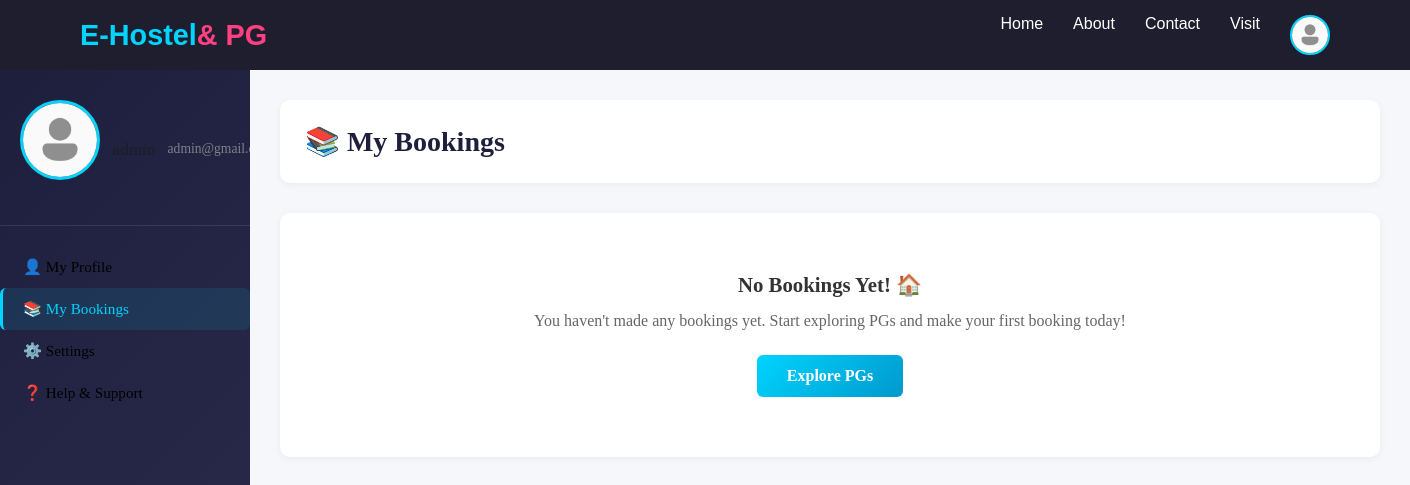
/user/my-bookings/ (signed in), run on an earlier commit of the app's database.
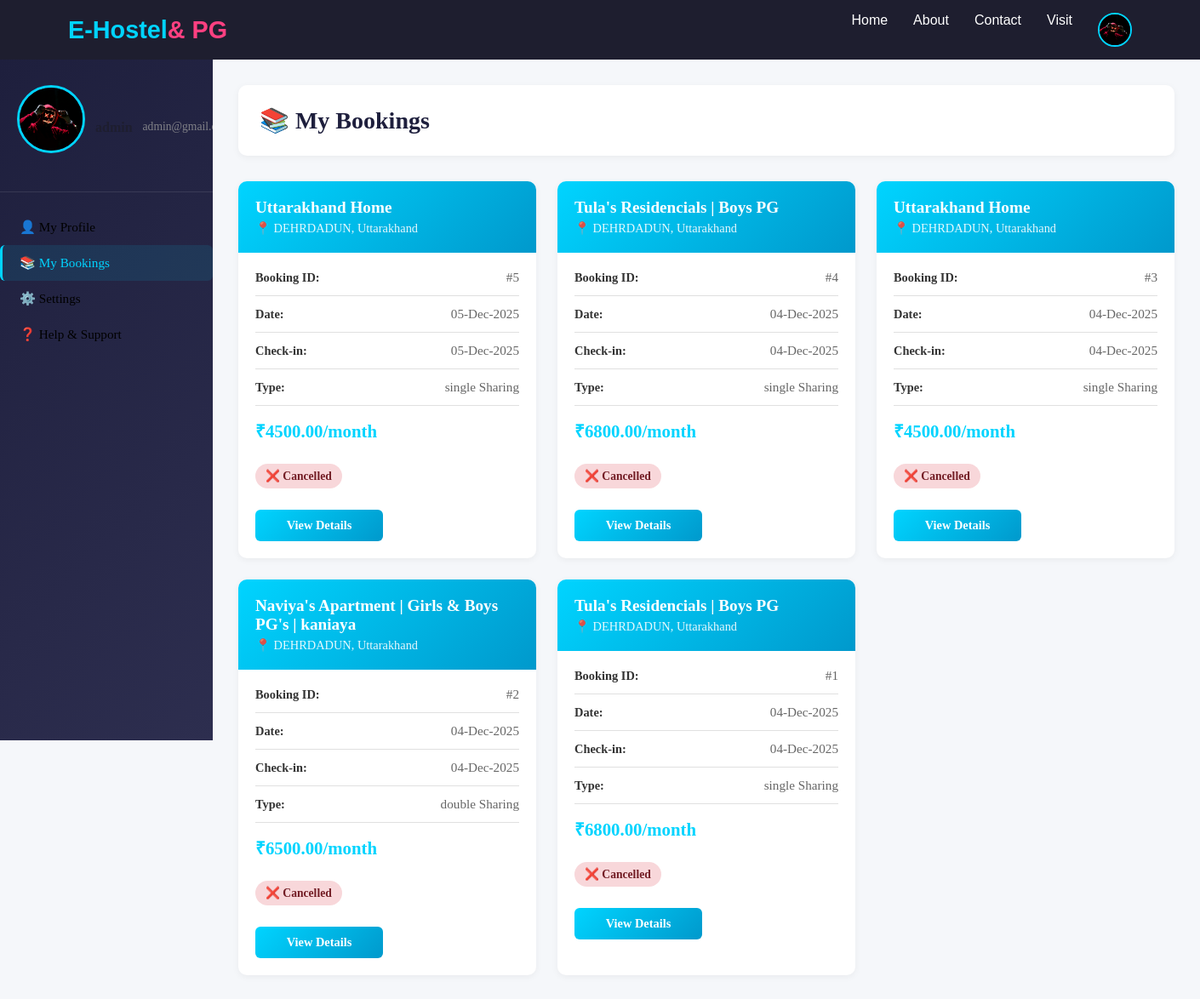
And on a later commit of the database.
### users/models.py (models this page shows, shortened)
class MyUser(AbstractBaseUser):
    email = models.EmailField(
        verbose_name="Email Address",
        max_length=255,
        unique=True,
    )
    username = models.CharField(max_length=50,unique=True)
    first_name = models.CharField(max_length=50)
    last_name = models.CharField(max_length=50)
    gender = models.CharField(max_length=30,blank=True,null=True, choices=[
        ('male','Male'),
        ('female','Female'),
    ])
    date_of_birth = models.DateField(blank=True, null=True)
    phone =  models.CharField(max_length=15,unique=True )
    profile_image = models.ImageField(upload_to='profile_images/', blank=True, null=True)
    is_owner = models.BooleanField(default=False)
    aadhar_card = models.CharField(max_length=20, unique=True, blank=True, null=True)
    address = models.TextField(blank=True, null=True)
    city = models.CharField(max_length=100, blank=True, null=True)
    state = models.CharField(max_length=100, blank=True, null=True)
    pin_code = models.CharField(max_length=10, blank=True, null=True)
    date_joined = models.DateTimeField(auto_now_add=True,blank=True)
    last_login = models.DateTimeField(auto_now_add=True)
    is_admin = models.BooleanField(default=False)
    is_staff = models.BooleanField(default=False)
    is_active = models.BooleanField(default=False)
    is_superadmin = models.BooleanField(default=False)
    objects = MyUserManager()
    USERNAME_FIELD = "email"
    REQUIRED_FIELDS = ["username","first_name", "last_name", "date_of_birth"]

### pgs/models.py (models this page shows, shortened)
class Booking(models.Model):
    STATUS_CHOICES = [
        ('pending', 'Pending Payment'),
        ('confirmed', 'Confirmed'),
        ('cancelled', 'Cancelled'),
        ('completed', 'Completed'),
    ]
    tenant = models.ForeignKey(Users, on_delete=models.CASCADE, related_name='bookings')
    pg = models.ForeignKey(PgListing, on_delete=models.CASCADE, related_name='bookings')
    booking_date = models.DateTimeField(auto_now_add=True)
    check_in_date = models.DateField()
    check_out_date = models.DateField(blank=True, null=True)
    amount = models.DecimalField(max_digits=10, decimal_places=2)
    status = models.CharField(max_length=20, choices=STATUS_CHOICES, default='pending')
    visit_later = models.BooleanField(default=False)
    qr_code = models.ImageField(upload_to='qr_codes/', blank=True, null=True)
    phonepe_upi = models.CharField(max_length=100, blank=True, null=True)
    payment_id = models.CharField(max_length=100, blank=True, null=True)
    payment_confirmed_date = models.DateTimeField(blank=True, null=True)
    created_at = models.DateTimeField(auto_now_add=True)
    updated_at = models.DateTimeField(auto_now=True)
    class Meta:
        ordering = ['-booking_date']

class PgListing(models.Model):
    owner = models.ForeignKey(Users, on_delete=models.CASCADE)
    title = models.CharField(max_length=100)
    slug = models.SlugField(max_length=200,unique=True)
    description = models.TextField()
    address = models.CharField(max_length=255)
    city = models.CharField(max_length=100)
    state = models.CharField(max_length=100)
    pin_code = models.CharField(max_length=10)
    price_per_month = models.DecimalField(max_digits=10, decimal_places=2)
    available_from = models.DateField(auto_now_add=False)
    is_available = models.BooleanField(default=True)
    type_of_pg = models.CharField(max_length=20,blank=True,null=True, choices=[
        ('boys','Boys'),
        ('girls','Girls'),
        ('coed','Coed'),
        ('family','Family')
    ])
    amenities = models.TextField(help_text="Comma-separated list of amenities", blank=True, null=True)
    sharing_type = models.CharField(max_length=20, choices=[
        ('single','Single'),
        ('double','Double'),
        ('triple','Triple'),
        ('quad','Quad'),
    ])
    created_at = models.DateTimeField(auto_now_add=True)
    updated_at = models.DateTimeField(auto_now=True)

### users/views.py (the view)
# urls.py: path('my-bookings/', views.my_bookings, name='my_bookings'),
def my_bookings(request):
    if not request.user.is_authenticated:
        return redirect('user_login')
    bookings = []
    context = {'bookings': bookings, 'page': 'bookings'}
    return render(request, 'users/dashboard/my_bookings.html', context)

### users/context_processors.py (called while the page is built)
def booking_counts(request):
    pending = 0
    confirmed = 0
    user = getattr(request, 'user', None)
    if user and user.is_authenticated:
        pending = Booking.objects.filter(tenant=user, status='pending').count()
        confirmed = Booking.objects.filter(tenant=user, status='confirmed').count()
    return {
        'pending_bookings_count': pending,
        'confirmed_bookings_count': confirmed,
    }

### templates/users/dashboard/my_bookings.html (shortened to what this page needs)
{% extends 'base.html' %}
{% load static %}
{% block content %}
<div class="dashboard-container">
  <div class="sidebar">
    <div class="sidebar-header">
      {% if user.profile_image %}
        <img src="{{ user.profile_image.url }}" alt="Profile" class="sidebar-avatar">
      {% else %}
        <img src="{% static 'images/user.png' %}" alt="Profile" class="sidebar-avatar">
      {% endif %}
      <p class="sidebar-name">{{ user.first_name|default:user.username }}</p>
      <p class="sidebar-email">{{ user.email }}</p>
    </div>
    <ul class="sidebar-menu">
      <li>
        <a href="{% url 'my_profile' %}">
          <span>👤 My Profile</span>
        </a>
      </li>
      <li>
        <a href="{% url 'my_bookings_list' %}" class="active">
          <span>📚 My Bookings</span>
        </a>
      </li>
      <li>
        <a href="{% url 'settings' %}">
          <span>⚙️ Settings</span>
        </a>
      </li>
      <li>
        <a href="{% url 'help_support' %}">
          <span>❓ Help & Support</span>
        </a>
      </li>
    </ul>
  </div>
  <div class="main-content">
    <div class="content-header">
      <h2>📚 My Bookings</h2>
    </div>
    {% if user.bookings.all %}
      <div class="bookings-grid">
        {% for booking in user.bookings.all %}
          <div class="booking-card">
            <div class="booking-card-header">
              <h3>{{ booking.pg.title }}</h3>
              <p>📍 {{ booking.pg.city }}, {{ booking.pg.state }}</p>
            </div>
            <div class="booking-card-body">
              <div class="booking-info">
                <span class="booking-label">Booking ID:</span>
                <span class="booking-value">#{{ booking.id }}</span>
              </div>
              <div class="booking-info">
                <span class="booking-label">Date:</span>
                <span class="booking-value">{{ booking.booking_date|date:"d-M-Y" }}</span>
              </div>
              <div class="booking-info">
                <span class="booking-label">Check-in:</span>
                <span class="booking-value">{{ booking.check_in_date|date:"d-M-Y" }}</span>
              </div>
              <div class="booking-info">
                <span class="booking-label">Type:</span>
                <span class="booking-value">{{ booking.pg.sharing_type }} Sharing</span>
              </div>
              <div class="booking-amount">
                ₹{{ booking.amount }}/month
              </div>
              {% if booking.status == 'pending' %}
                <span class="status-badge-card status-pending">⏳ Pending Payment</span>
              {% elif booking.status == 'confirmed' %}
                <span class="status-badge-card status-confirmed">✅ Confirmed</span>
              {% elif booking.status == 'cancelled' %}
                <span class="status-badge-card" style="background: #f8d7da; color: #721c24;">❌ Cancelled</span>
              {% endif %}
              <div class="booking-actions">
                <a href="{% url 'booking_confirmation' booking.id %}" class="btn-action btn-view">
                  View Details
                </a>
              </div>
            </div>
          </div>
        {% endfor %}
      </div>
    {% else %}
      <div class="no-bookings">
        <h3>No Bookings Yet! 🏠</h3>
        <p>You haven't made any bookings yet. Start exploring PGs and make your first booking today!</p>
        <a href="{% url 'pgs' %}" class="btn-explore">Explore PGs</a>
      </div>
    {% endif %}
  </div>
</div>
{% endblock %}

### templates/base.html (shortened to what this page needs)
{% load static %}
<!DOCTYPE html>
<html lang="en">
<head>
  {% block link %}
  <link rel="stylesheet" href="{% static 'css/nav.css' %}">
  {% endblock %}
</head>
<body>
{% include "includes/nav.html" %}
{% block content %}{% endblock %}
</body>
</html>

### templates/includes/nav.html (shortened to what this page needs)
{% load static %}
<nav class="navbar">
  <a class="logo" href="{% url 'home' %}">
    <div class="logo">E-Hostel<span>& PG</span></div>
  </a>
  <ul class="nav-links">
    {% if user.is_authenticated %}
      <li><a href="{% url 'home'%}">Home</a></li>
      <li><a href="{% url 'about' %}">About</a></li>
      <li><a href="{% url 'contact' %}">Contact</a></li>
      <li><a href="#">Visit</a></li>
      <li class="user-profile">
        <div class="profile-container" id="profileToggle">
          {% if user.profile_image %}
            <img src="{{ user.profile_image.url }}" alt="Profile" class="profile-img">
          {% else %}
            <img src="{% static 'images/user.png' %}" alt="Profile" class="profile-img">
          {% endif %}
        </div>
      </li>
    {% else %}
      <li><a href="{% url 'about' %}">About</a></li>
      <li><a href="{%url 'user_login'%}">Login</a></li>
      <li><a href="{%url 'signup'%}">Signup</a></li>
    {% endif %}
  </ul>
</nav>

### PgFinder/static/css/nav.css (style rules this page uses)
* { margin: 0; padding: 0; box-sizing: border-box; }
.navbar { background-color: #1e1e2f; color: white; display: flex; justify-content: space-between; align-items: center; padding: 15px 80px; font-family: 'Poppins', sans-serif; }
.logo { font-size: 1.8rem; font-weight: 700; color: #00d4ff; text-decoration: none; }
.logo span { color: #ff4081; }
.nav-links { list-style: none; display: flex; gap: 30px; }
.nav-links a { text-decoration: none; color: white; font-size: 1rem; transition: color 0.3s ease, transform 0.3s ease; }
.user-profile { list-style: none; margin-left: auto; position: relative; }
.profile-container { display: flex; flex-direction: column; align-items: center; gap: 6px; cursor: pointer; }
.profile-img { width: 40px; height: 40px; border-radius: 50%; object-fit: cover; border: 2px solid #00d4ff; transition: transform 0.3s ease, box-shadow 0.3s ease; }
.sidebar-header { display: flex; align-items: center; gap: 12px; margin-bottom: 12px; }
.sidebar-name { font-weight: 600; color: #1e1e2f; margin: 0; font-size: 1rem; }
.sidebar-email { font-size: 0.85rem; color: #999; margin: 3px 0 0 0; }
.sidebar-menu { list-style: none; padding: 0; margin: 12px 0; }
.sidebar-menu li { margin: 0; }
.sidebar-menu li a { color: black; }
.sidebar-menu a { display: block; padding: 10px 12px; color: #1e1e2f; text-decoration: none; border-radius: 6px; transition: background 0.3s ease; font-size: 0.95rem; }

### templates/users/dashboard/my_bookings.html (style rules this page uses)
.dashboard-container { display: flex; min-height: 100vh; background: #f5f7fa; }
.sidebar { width: 250px; background: linear-gradient(135deg, #1e1f3d 0%, #2d2e4f 100%); color: white; padding: 30px 0; position: fixed; height: 100vh; overflow-y: auto; }
.sidebar-header { padding: 0 20px 30px; border-bottom: 1px solid rgba(255,255,255,0.1); margin-bottom: 20px; text-align: center; }
.sidebar-avatar { width: 80px; height: 80px; border-radius: 50%; border: 3px solid #00d4ff; object-fit: cover; margin: 0 auto 15px; display: block; }
.sidebar-name { font-weight: 700; font-size: 1rem; margin: 10px 0 5px; }
.sidebar-email { font-size: 0.85rem; opacity: 0.8; }
.sidebar-menu { list-style: none; }
.sidebar-menu li { margin: 0; }
.sidebar-menu a { display: flex; justify-content: space-between; align-items: center; padding: 12px 20px; color: rgba(255,255,255,0.8); text-decoration: none; transition: all 0.3s; border-left: 3px solid transparent; }
.sidebar-menu a:hover, .sidebar-menu a.active { background: rgba(0,212,255,0.1); color: #00d4ff; border-left-color: #00d4ff; }
.main-content { margin-left: 250px; flex: 1; padding: 30px; }
.content-header { background: white; padding: 25px; border-radius: 10px; margin-bottom: 30px; box-shadow: 0 2px 8px rgba(0,0,0,0.05); }
.content-header h2 { margin: 0; font-size: 28px; color: #1e1f3d; }
.bookings-grid { display: grid; grid-template-columns: repeat(auto-fill, minmax(350px, 1fr)); gap: 25px; margin-top: 20px; }
.booking-card { background: white; border-radius: 10px; overflow: hidden; box-shadow: 0 2px 8px rgba(0,0,0,0.05); transition: all 0.3s ease; }
.booking-card-header { background: linear-gradient(135deg, #00d4ff 0%, #0099cc 100%); color: white; padding: 20px; }
.booking-card-header h3 { margin: 0 0 5px 0; font-size: 1.2rem; }
.booking-card-header p { margin: 0; font-size: 0.9rem; opacity: 0.9; }
.booking-card-body { padding: 20px; }
.booking-info { display: flex; justify-content: space-between; align-items: center; margin-bottom: 12px; padding-bottom: 12px; border-bottom: 1px solid #e0e0e0; }
.booking-label { font-weight: 600; color: #333; font-size: 0.9rem; }
.booking-value { color: #666; font-size: 0.95rem; }
.booking-amount { font-size: 1.3rem; font-weight: 700; color: #00d4ff; margin: 15px 0; }
.status-badge-card { display: inline-block; padding: 6px 12px; border-radius: 20px; font-size: 0.85rem; font-weight: 600; margin: 10px 0; }
.booking-actions { display: grid; grid-template-columns: 1fr 1fr; gap: 10px; margin-top: 15px; }
.btn-action { padding: 10px 15px; border: none; border-radius: 6px; font-size: 0.9rem; font-weight: 600; cursor: pointer; text-decoration: none; display: inline-block; text-align: center; transition: all 0.3s ease; }
.btn-view { background: linear-gradient(135deg, #00d4ff 0%, #0099cc 100%); color: white; }

What changed in the data, as far as the page shows it:
changed MyUser "admin@gmail.com": profile_image: picture added
added Booking: pg "Uttarakhand Home", pg.city "DEHRDADUN", pg.state "Uttarakhand", id "5", booking_date "05-Dec-2025", check_in_date "05-Dec-2025", pg.sharing_type "single", amount "4500.00", status "❌ Cancelled"
added Booking: pg "Tula's Residencials | Boys PG", pg.city "DEHRDADUN", pg.state "Uttarakhand", id "4", booking_date "04-Dec-2025", check_in_date "04-Dec-2025", pg.sharing_type "single", amount "6800.00", status "❌ Cancelled"
added Booking: pg "Uttarakhand Home", pg.city "DEHRDADUN", pg.state "Uttarakhand", id "3", booking_date "04-Dec-2025", check_in_date "04-Dec-2025", pg.sharing_type "single", amount "4500.00", status "❌ Cancelled"
added Booking: pg "Naviya's Apartment | Girls & Boys PG's | kaniaya", pg.city "DEHRDADUN", pg.state "Uttarakhand", id "2", booking_date "04-Dec-2025", check_in_date "04-Dec-2025", pg.sharing_type "double", amount "6500.00", status "❌ Cancelled"
added Booking: pg "Tula's Residencials | Boys PG", pg.city "DEHRDADUN", pg.state "Uttarakhand", id "1", booking_date "04-Dec-2025", check_in_date "04-Dec-2025", pg.sharing_type "single", amount "6800.00", status "❌ Cancelled"
Also different on the page:
text no longer shown: "No Bookings Yet! 🏠 You haven't made any bookings yet. Start exploring PGs and make your first booking today! Explore PGs"
